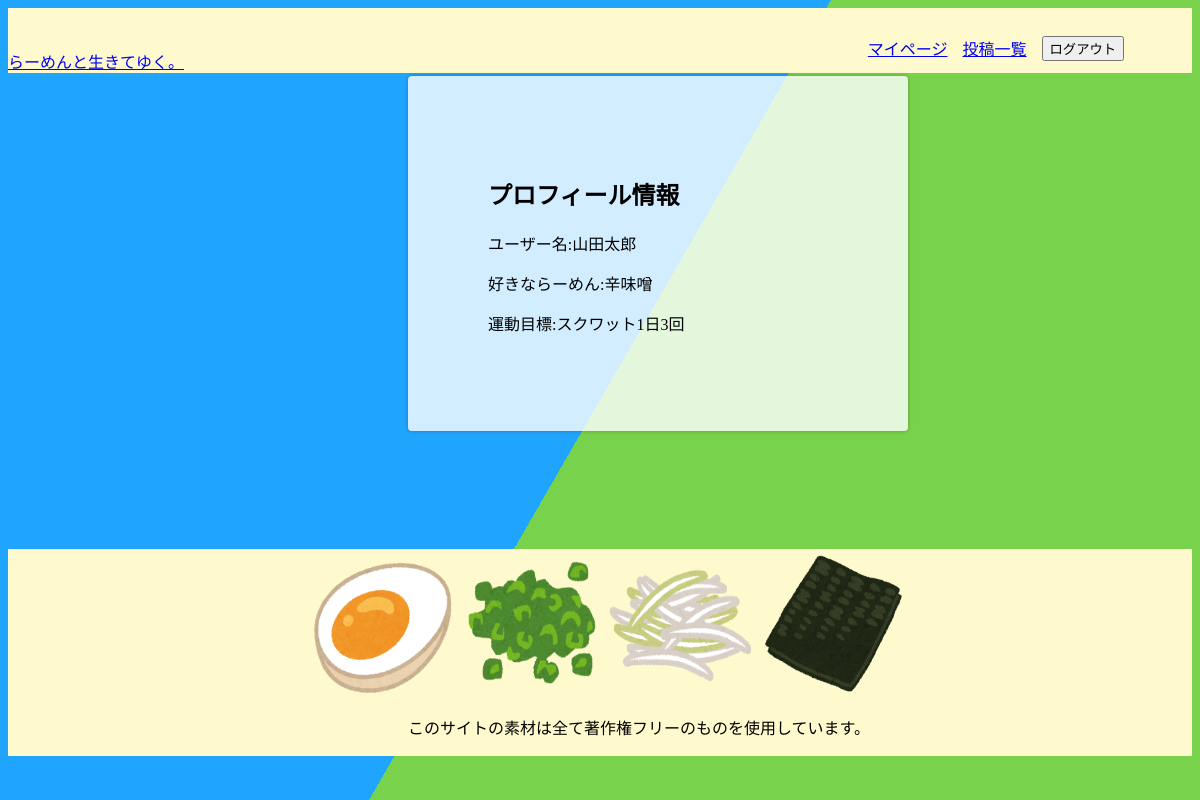
Screenshot of /user/friends_detail.php?id=27 with the database file from the repository.
### tables this page shows
CREATE TABLE `users` (
  `id` int(11) NOT NULL,
  `name` varchar(100) DEFAULT NULL,
  `mail` varchar(100) DEFAULT NULL,
  `password` varchar(100) DEFAULT NULL,
  `tmp_key` varchar(100) DEFAULT NULL,
  `favorite_ramen` varchar(100) NOT NULL,
  `exercise_goal` varchar(100) NOT NULL,
  `created_at` datetime NOT NULL,
  `updated_at` datetime NOT NULL,
  `role` int(11) NOT NULL DEFAULT '0'
);

### user/friends_detail.php (the view, shortened to what this page needs)
<?php
$id =  $_GET['id'];
$dbh = connect();
$stmt =  $dbh->prepare('SELECT * FROM users Where id = :id');
$stmt->bindValue(':id', (int)$id, PDO::PARAM_INT);
$stmt->execute();
$result =  $stmt->fetch(PDO::FETCH_ASSOC);
?>
<!DOCTYPE html>
<html lang="ja">
<head>
    <link rel="stylesheet" href="../css/mypage.css">
    <link rel="stylesheet" href="../header/header2.css">
    <link rel="stylesheet" href="../footer/footer.css">
</head>
 <?php
    include("../header/header2.php");
  ?>
<body>
<section>
<div class="bg"></div>
<div class="bg bg2"></div>
<div class="bg bg3"></div>
  <div class="infomation">
   <h2>プロフィール情報</h2>
   <p>ユーザー名:<?php echo ($result['name']) ?></p>
   <p>好きならーめん:<?php echo ($result['favorite_ramen']) ?></p>
   <p>運動目標:<?php echo ($result['exercise_goal']) ?></p>
   </div>
   </section>
   <br>
</body>
 <?php
   include("../footer/footer.php");
  ?>
</html>

### css/mypage.css (style rules this page uses)
body { font-family: 'TsukuARdGothic-Regular' }
section { width : 500px; font-family: 'TsukuARdGothic-Regular' }
div.infomation { width: 500px; background-color:rgba(255,255,255,.8); border-radius:.25em; box-shadow:0 0 .25em rgba(0,0,0,.25); box-sizing:border-box; padding:10vmin; margin-left: 400px; margin-top: 3px; }
.bg { animation:slide 3s ease-in-out infinite alternate; background-image: linear-gradient(-60deg, #6c3 50%, #09f 50%); bottom:0; left:-50%; opacity:.5; position:fixed; right:-50%; top:0; z-index:-1; }
.bg2 { animation-direction:alternate-reverse; animation-duration:4s; }
.bg3 { animation-duration:5s; }

### rows the page displays
users: name "山田太郎", favorite_ramen "辛味噌", exercise_goal "スクワット1日3回"
